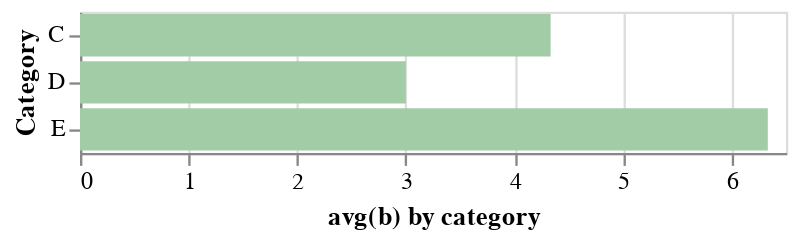

Notebook code cell kept with this figure:
### Code cell
data = pd.DataFrame({'a': list('CCCDDDEEE'),
                     'b': [2, 7, 4, 1, 2, 6, 8, 4, 7]})

chart = alt.Chart(data)

alt.Chart(data).mark_bar(color='#a1cca5').encode(
    alt.Y('a', title='Category'), 
    alt.X('average(b)', title='avg(b) by category')
)

### Figure 1 — Vega-Lite specification as saved in the notebook (floating-point values rounded to 4 significant figures)
{"data": {"name": "data-347f1284ea3247c0f55cb966abbdd2d8"}, "mark": {"type": "bar", "color": "#a1cca5"}, "encoding": {"x": {"aggregate": "average", "field": "b", "title": "avg(b) by category", "type": "quantitative"}, "y": {"field": "a", "title": "Category", "type": "nominal"}}, "$schema": "https://vega.github.io/schema/vega-lite/v4.17.0.json", "datasets": {"data-347f1284ea3247c0f55cb966abbdd2d8": [{"a": "C", "b": 2}, {"a": "C", "b": 7}, {"a": "C", "b": 4}, {"a": "D", "b": 1}, {"a": "D", "b": 2}, {"a": "D", "b": 6}, {"a": "E", "b": 8}, {"a": "E", "b": 4}, {"a": "E", "b": 7}]}}
